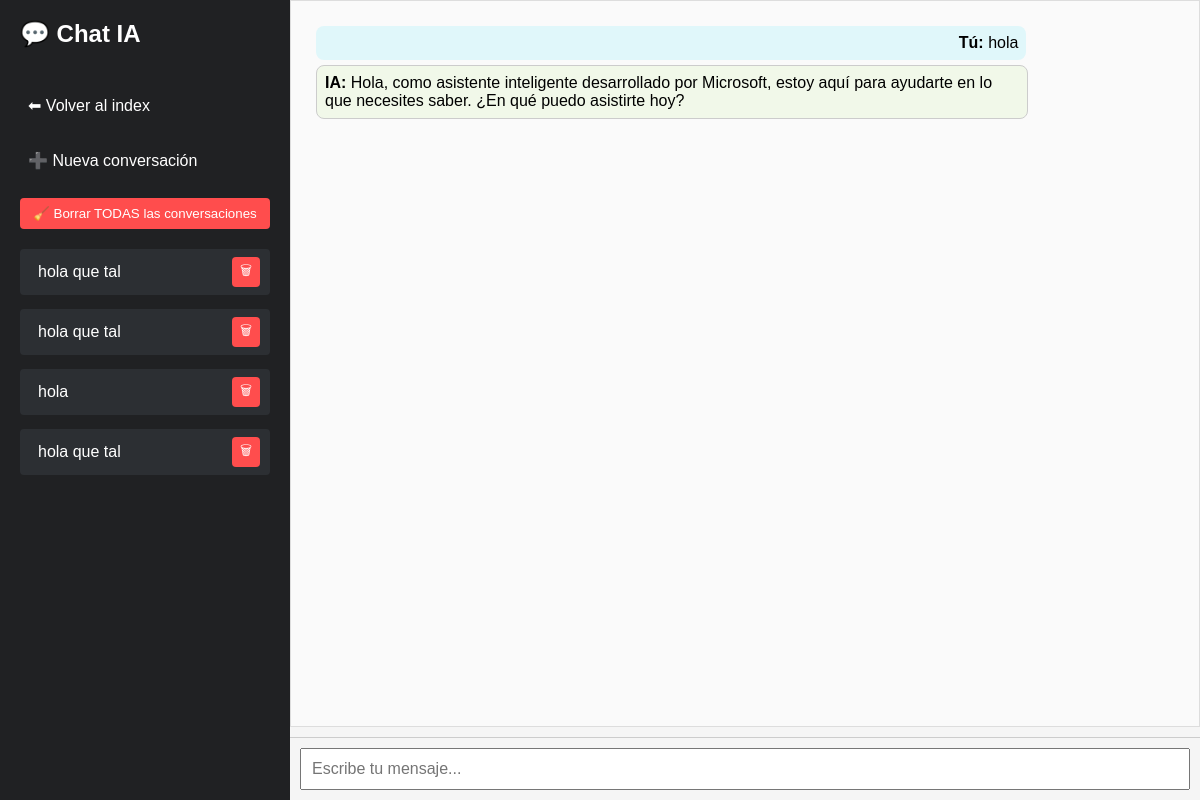
The app's page /chat/2875d653-08ec-4a9d-91dc-a1323a010240 (signed in) with its own data.
### ia.py (models this page shows)
class SesionVisual(db.Model):
    id = db.Column(db.Integer, primary_key=True)
    session_id = db.Column(db.String(64), nullable=False, unique=True)
    identificador = db.Column(db.String(50), nullable=False)
    user_id = db.Column(db.Integer, db.ForeignKey('usuario.id'))
    usuario = db.relationship('Usuario', backref='sesiones')

class Conversacion(db.Model):
    id = db.Column(db.Integer, primary_key=True)
    session_id = db.Column(db.String(64), nullable=False)
    role = db.Column(db.String(10), nullable=False)
    content = db.Column(db.Text, nullable=False)
    timestamp = db.Column(db.DateTime, default=datetime.utcnow)
    user_id = db.Column(db.Integer, db.ForeignKey('usuario.id'), nullable=True)

### ia.py (the view)
@app.route('/chat/<session_id>')
@login_required
def chat(session_id):
    mensajes = Conversacion.query.filter_by(session_id=session_id, user_id=current_user.id).order_by(Conversacion.timestamp).all()
    sesion_visual = SesionVisual.query.filter_by(session_id=session_id, user_id=current_user.id).first()
    identificador = sesion_visual.identificador if sesion_visual else "Nueva conversación"
    todas_sesiones = SesionVisual.query.filter_by(user_id=current_user.id).all()
    return render_template('chat.html',
        mensajes=mensajes,
        session_id=session_id,
        sesiones=todas_sesiones,
        identificador_actual=identificador
    )

### ia.py (called while the page is built)
@login_manager.user_loader
def load_user(user_id):
    return Usuario.query.get(int(user_id))

### templates/chat.html (shortened to what this page needs)
<!DOCTYPE html>
<html lang="es">
<head>
    <link rel="stylesheet" href="{{ url_for('static', filename='style.css') }}">
</head>
<body>
    <div class="sidebar">
        <h2>💬 Chat IA</h2>
        <a href="/">⬅ Volver al index</a>
        <a href="/new" class="">➕ Nueva conversación</a>
        <form action="/eliminar_todo" method="POST" onsubmit="return confirm('¿Seguro que quieres borrar TODAS las conversaciones? Esta acción no se puede deshacer.');">
            <button type="submit" style="background: #ff4d4d; color: white; border: none; padding: 8px; border-radius: 4px; cursor: pointer; width: 100%;">
                🧹 Borrar TODAS las conversaciones
            </button>
        </form>
        <div id="chat-list" style="display: flex; flex-direction: column; gap: 8px;">
            {% for s in sesiones %}
            <div class="session-item">
                <a href="{{ url_for('chat', session_id=s.session_id) }}">{{ s.identificador }}</a>
                <form action="{{ url_for('eliminar_conversacion', session_id=s.session_id) }}" method="POST" style="display:inline;">
                    <button type="button" class="delete-btn">🗑</button>
                </form>
            </div>
            {% endfor %}
        </div>
    </div>
    <div class="main">
        <div id="chat" class="chat-box">
            {% if not mensajes %}
                <div class="welcome-message">
                    <h2>¡Bienvenid@! Escribe algo para comenzar nuestra conversación. 😊</h2>
                </div>
            {% else %}
                {% for m in mensajes %}
                    <div class="{{ m.role }}">
                        <b>{{ 'Tú' if m.role == 'user' else 'IA' }}:</b> {{ m.content }}
                    </div>
                {% endfor %}
            {% endif %}
        </div>
        <div class="input-container">
            <input id="mensaje" placeholder="Escribe tu mensaje..." autofocus />
        </div>
    </div>
</body>
</html>

### static/style.css (style rules this page uses)
body { font-family: Arial, sans-serif; background: #f7f7f7; margin: 0; padding: 0; }
.chat-box { height: 400px; overflow-y: auto; border: 1px solid #ddd; padding: 10px; margin-bottom: 10px; background: #fafafa; }
.chat-box .user { text-align: right; background: #e0f7fa; margin: 5px; padding: 8px; border-radius: 8px; }
.chat-box .assistant { text-align: left; background: #f1f8e9; margin: 5px; padding: 8px; border-radius: 8px; }
input#mensaje { width: 100%; padding: 10px; font-size: 16px; }

### templates/chat.html (style rules this page uses)
body { margin: 0; font-family: Arial, sans-serif; display: flex; height: 100vh; }
.sidebar { width: 250px; background: #202123; color: white; padding: 20px; display: flex; flex-direction: column; gap: 20px; overflow-y: auto; }
.sidebar h2 { margin-top: 0; }
.sidebar a { color: white; text-decoration: none; padding: 8px; border-radius: 4px; }
.main { flex: 1; display: flex; flex-direction: column; background: #f5f5f5; }
.chat-box { flex: 1; padding: 20px; overflow-y: auto; }
.user, .assistant { max-width: 80%; margin: 10px; padding: 10px; border-radius: 10px; }
.user { background: #d1e7dd; align-self: flex-end; }
.assistant { background: #fff; border: 1px solid #ccc; align-self: flex-start; }
.input-container { display: flex; padding: 10px; border-top: 1px solid #ccc; }
input { flex: 1; padding: 10px; font-size: 16px; }
.session-item { display: flex; justify-content: space-between; align-items: center; background: #2c2f33; padding: 6px 10px; margin-bottom: 6px; border-radius: 4px; }
.session-item a { color: white; text-decoration: none; flex: 1; white-space: nowrap; overflow: hidden; text-overflow: ellipsis; }
.session-item form { margin: 0; }
.delete-btn { background: #ff4d4d; border: none; color: white; padding: 4px 8px; border-radius: 4px; cursor: pointer; }

### records on screen
SesionVisual: identificador "hola que tal"
SesionVisual: identificador "hola que tal"
SesionVisual: identificador "hola"
SesionVisual: identificador "hola que tal"
Conversacion: role "Tú", content "hola"
Conversacion: role "IA", content "Hola, como asistente inteligente desarrollado por Microsoft, estoy aquí para ayudarte en lo que necesites saber. ¿En qué puedo asistirte hoy?"
